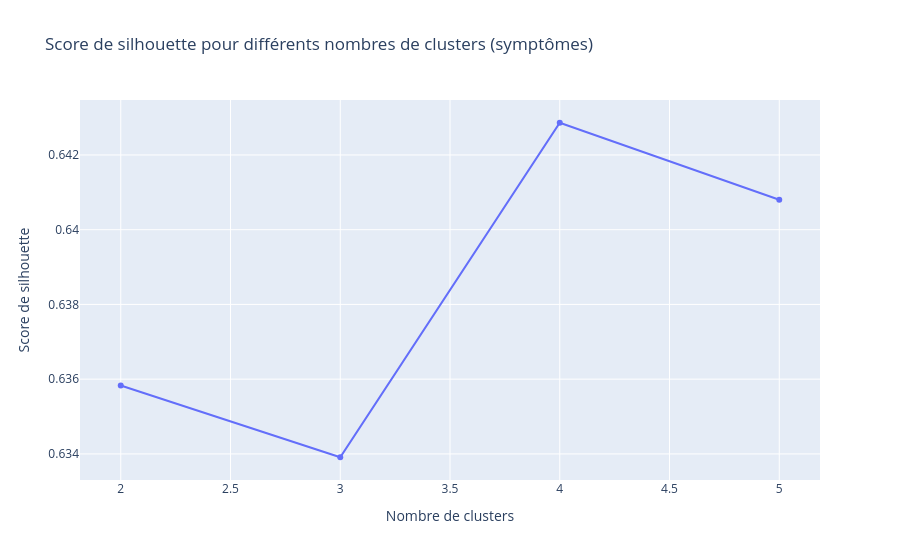

Notebook source saved alongside this figure:
### Markdown cell above
## 9. Détermination du nombre optimal de clusters (symptômes)
On teste k de 2 à 5 et on calcule le score de silhouette pour chaque partition issue du clustering hiérarchique (en coupant l'arbre).

### Code cell
silhouette_scores_symptom = []
K_range = range(2, 6)

for k in K_range:
    labels = fcluster(Z_symptom, k, criterion='maxclust')
    score = silhouette_score(X_symptom, labels, metric='jaccard')
    silhouette_scores_symptom.append(score)
    print(f"k={k}, silhouette score = {score:.4f}")

# Tracer les scores
fig = px.line(x=list(K_range), y=silhouette_scores_symptom, markers=True,
              title='Score de silhouette pour différents nombres de clusters (symptômes)',
              labels={'x': 'Nombre de clusters', 'y': 'Score de silhouette'})
fig.show()

### Figure 1 — Plotly figure (JSON) as saved in the notebook; plotly's stock layout.template omitted (floating-point values rounded to 4 significant figures)
{"data": [{"hovertemplate": "Nombre de clusters=%{x}<br>Score de silhouette=%{y}<extra></extra>", "legendgroup": "", "line": {"color": "#636efa", "dash": "solid"}, "marker": {"symbol": "circle"}, "mode": "lines+markers", "name": "", "orientation": "v", "showlegend": false, "type": "scatter", "x": [2, 3, 4, 5], "xaxis": "x", "y": [0.6358, 0.6339, 0.6429, 0.6408], "yaxis": "y"}], "layout": {"legend": {"tracegroupgap": 0}, "title": {"text": "Score de silhouette pour différents nombres de clusters (symptômes)"}, "xaxis": {"anchor": "y", "domain": [0, 1], "title": {"text": "Nombre de clusters"}}, "yaxis": {"anchor": "x", "domain": [0, 1], "title": {"text": "Score de silhouette"}}}}
